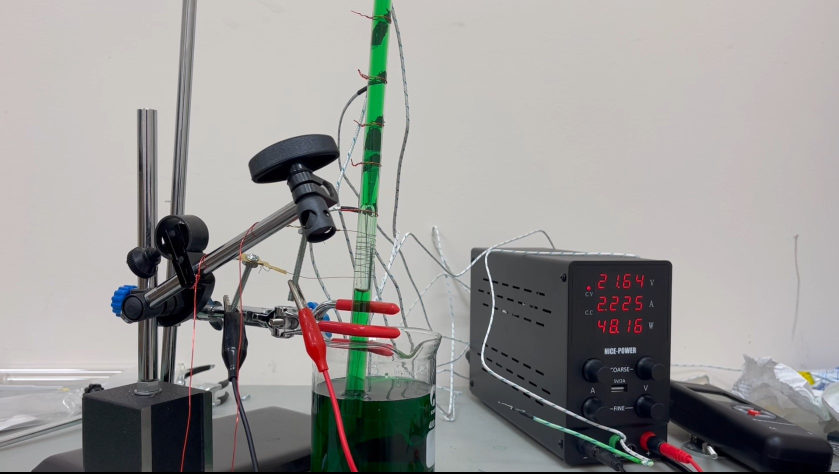
#> input picture assets/clip2.jpg, 1677 x 947 px (shown at 1/2 size)
$ python _test.py
#> lines starting #> are read from the running program, lines starting #| are printed output that depends on the picture
### scripts/recognize.py
import cv2
import imutils
from imutils import contours
from imutils.perspective import four_point_transform

import numpy as np
import math

# ------------------ data ------------------

POINTS = [
    0.7358280423280423,
    0.46106150793650796,
    0.7755121693121693,
    0.4615575396825397,
    0.7753677248677249,
    0.477390873015873,
    0.734457671957672,
    0.4776388888888889,
]


def init(points):
    global POINTS
    POINTS = points


# --------------------------------- #
# utils


def get_abs_screen_coords(screen_size, rel_points):
    p = [
        int(rel_points[0] * screen_size[1]),
        int(rel_points[1] * screen_size[0]),
        int(rel_points[2] * screen_size[1]),
        int(rel_points[3] * screen_size[0]),
        int(rel_points[4] * screen_size[1]),
        int(rel_points[5] * screen_size[0]),
        int(rel_points[6] * screen_size[1]),
        int(rel_points[7] * screen_size[0]),
    ]
    return np.array(p)


# [17 lines left out: functions color_picker, display, not called in this run]


# --------------------------------- #
# bubble recognition

### _test.py
import cv2
import imutils
import json
from scripts import recognize

GREEN1 = (65, 150, 100)
GREEN2 = (80, 255, 255)

"""
Steps:
1. load video
2. analyze frame -- select section (of the tube (green liquid)) || you can train network to recognize
    a. since this is specific use case as well
3. find the separated sections of the green
    a. but gotta move the stupid clamp somewhere else (higher or lower) -- except hte heated liquid so im not too sure
4. find min + max height of greens
5. scale images by using scaleing method lmao
    a. get a ruler or smth and stick into frame :D
6. ez??
7. can find height -- volume calculations are just approx so
    a. either go with vol of cylinder
    b. OR go with volume of ellipsoid
8. volume calculated per frame --> data sent to file??
    a. or just print to console
    b. OR only pick up max volume for each (BUBBLING sequence)
"""

# [22 lines of commented-out code are left out]

data = json.load(open("config.json", "r"))
#> (reads config.json from the repository)
POINTS = data["points"]

# load data
recognize.init(POINTS)

# ------------------ find bubble ------------------ #

# load assets/test.jpg
img = cv2.imread("assets/clip2.jpg")
#> img is the input picture: shape (947, 1677, 3); mean B, G, R 150, 151.5, 153.1

r = recognize.get_abs_screen_coords(img.shape, POINTS).reshape((4, 2))
output = recognize.four_point_transform(img, r)
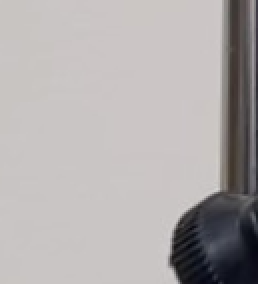
#> output: shape (142, 129, 3) (shown 2 times larger); mean B, G, R 171.6, 171.7, 175.9

# hsv the image
hsv = cv2.cvtColor(output, cv2.COLOR_BGR2HSV)
#> hsv: shape (142, 129, 3); mean H, S, V 22, 14.2, 176.9
# blur  hsv
hsv = cv2.blur(hsv, (10, 10))
#> hsv: shape (142, 129, 3); mean H, S, V 21.4, 13.9, 177.6
# recognize.color_picker(hsv, 3)

# filter out green
mask = cv2.inRange(hsv, GREEN1, GREEN2)
#> mask: shape (142, 129); every value is 0

output = mask

# scale up
output = imutils.resize(output, height=800)
#> output: shape (800, 726); every value is 0

# show image
cv2.imshow("image", output)
cv2.waitKey(0)

#

exit()
#> (the program exits here)
